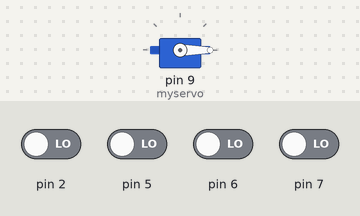
Recording of a sketch running on a simulated Arduino Uno, built with avr-gcc and run on an emulated ATmega328P. Parts: servo. The test bench sets the inputs (shaded band); at power-on: pin 2, pin 5–7 LOW.

Above: at 1.2 s.
1.3 s: pin 2 driven HIGH
At 1.8 s:
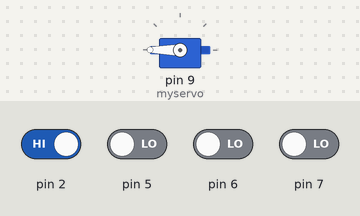
2.9 s: pin 2 driven LOW and pin 5 driven HIGH
At 4.2 s:
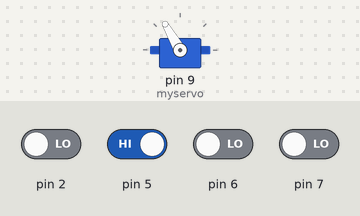
4.5 s: pin 5 driven LOW and pin 6 driven HIGH
At 5.5 s:
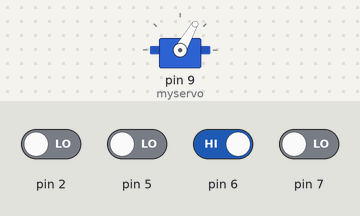
6.1 s: pin 5 driven HIGH
At 6.7 s:
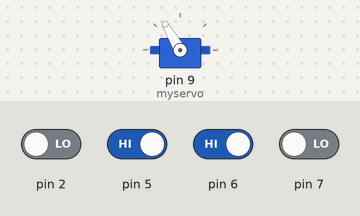
7.7 s: pin 5 driven LOW
At 9.2 s:
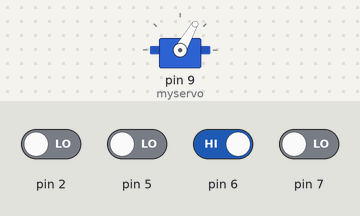
Timing chart, 0 to 10.3 s (numbered marks = the images above; inputs shaded):
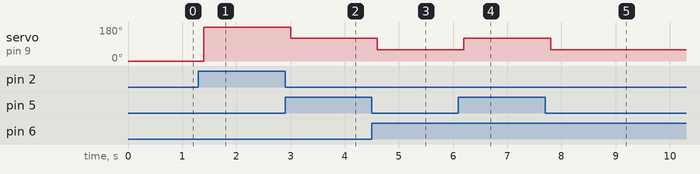

Measured:
- after the input at 1.3 s, servo on pin 9 (myservo): 0° → 180° after 0.10 s
- after the input at 2.9 s, servo on pin 9 (myservo): 180° → 120° after 0.10 s
- after the input at 4.5 s, servo on pin 9 (myservo): 120° → 60° after 0.10 s
- after the input at 6.1 s, servo on pin 9 (myservo): 60° → 120° after 0.10 s
- after the input at 7.7 s, servo on pin 9 (myservo): 120° → 60° after 0.10 s

The sketch:

servotest.ino
```cpp
#include <Servo.h>

Servo myservo;

int pos = 0;    // variable to store the servo position

void setup() {
   pinMode(2, INPUT);
   pinMode(5, INPUT);
   pinMode(6, INPUT);
   pinMode(7, INPUT);

  myservo.attach(9);  // attaches the servo on pin 9 to the servo object
  myservo.write(0);
}

void loop() {
  int a = digitalRead(2);
  int b = digitalRead(5);
  int c = digitalRead(6);
  int d = digitalRead(7);

  if (a) {
    myservo.write(180);
  } else if (b) {
    myservo.write(120);
  } else if (c) {
    myservo.write(60);
  } else if (d) {
    myservo.write(0);
  }

  delay(200);
}
```
